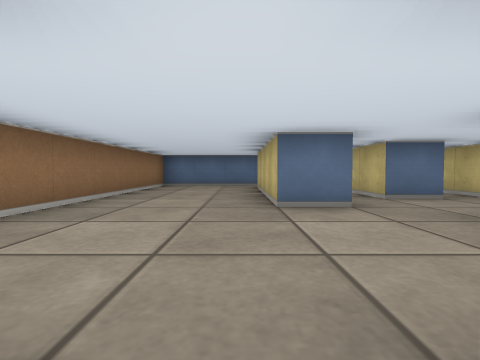
[1] (above)

12 first-person views from a walk through a cub3D level. The camera is about half as high as the walls, tilts 2° down and sees 85° across. The floor is counted in squares. Each view is taken from the middle of a square. On the plan, view 1 faces up. The plan holds only what a view shows up to about 9 squares ahead; the rest is blank.

[2]
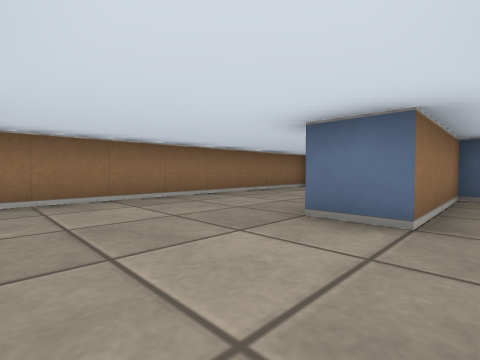

[3]
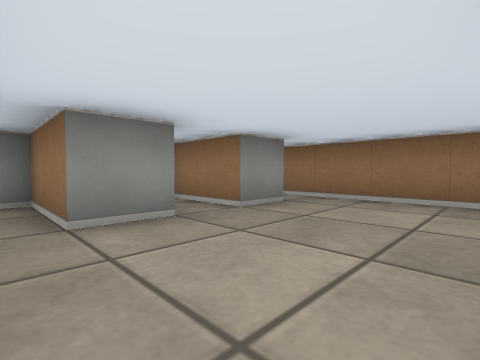

[4]
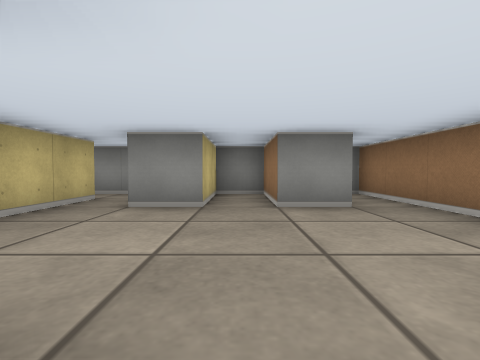

[5]
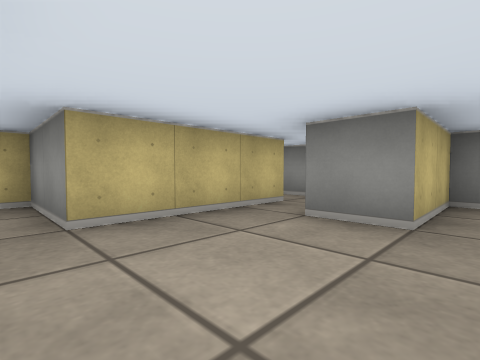

[6]
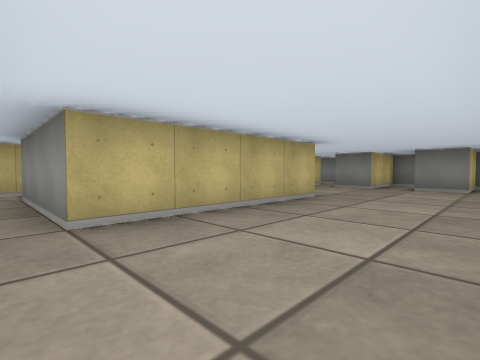

[7]
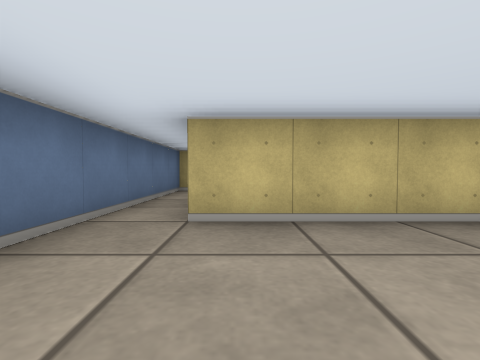

[8]
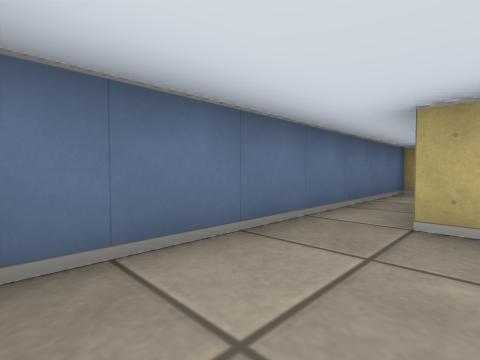

[9]
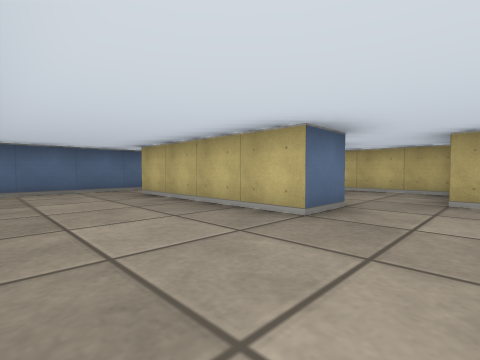

[10]
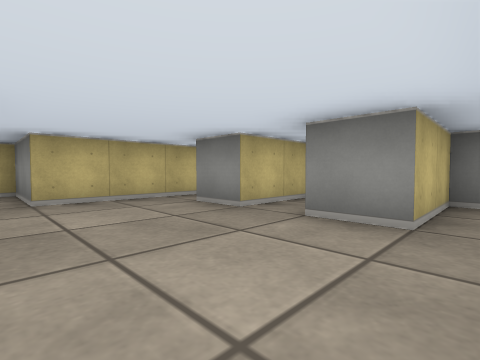

[11]
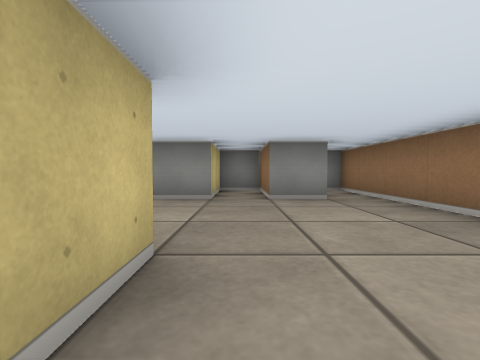

[12]
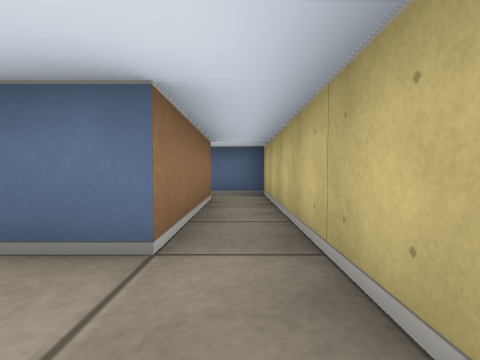

### Floor plan
Points are (right, up) in squares from view 1. A wall is a line through its corners. A room is listed if a view was taken in it or the views show most of it. See-through windows are left out.
Room 1 (views 1, 2, 3, 4, 5, 6, 7, 8, 9, 10, 11)
walls: (1.5, 6.5) (1.5, 3.5) (0.5, 3.5) (0.5, 7.5) (3.5, 7.5); (3.5, 4.5) (2.5, 4.5) (2.5, 5.9); (2.5, -0.5) (2.5, 2.5) (3.5, 2.5); (3.5, 8.5) (-2.5, 8.5) (-2.5, -1.5) (-1.5, -1.5) (-1.5, 0.5) (-0.5, 0.5) (-0.5, -1.5) (0.5, -1.5) (0.5, 0.5) (1.5, 0.5) (1.5, -0.5)
ways out: opening at (3, 3.5) to room 2; opening at (3, 8) to room 2; opening at (2, 0)
Room 2 (view 12)
walls: (3.5, 7.5) (3.5, 4.5); (3.5, 2.5) (4.5, 2.5) (4.5, 8.5) (3.5, 8.5)
ways out: opening at (3, 3.5) to room 1; opening at (3, 8) to room 1

Positions as (right, up) in squares from view 1, and headings:
1: (0, 0), facing up
2: (2, 1), facing up-left
3: (2, 3), facing down-left
4: (0, 4), facing down
5: (0, 3), facing down-right
6: (-2, 8), facing down-right
7: (-2, 7), facing right
8: (-2, 7), facing up-right
9: (-2, 2), facing up-right
10: (-2, 3), facing down-right
11: (0, 5), facing down
12: (4, 3), facing up
